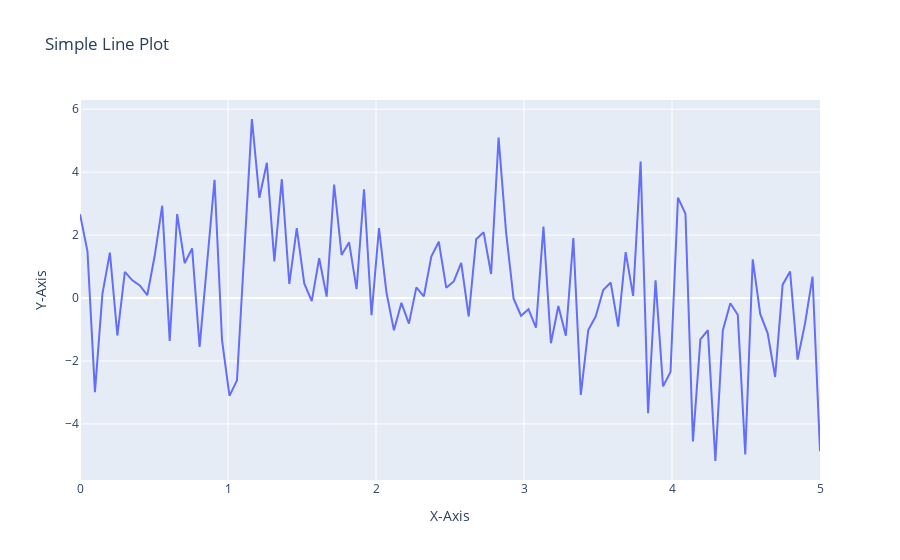

The notebook cell this image was saved under:
### Code cell
import plotly.express as px
import numpy as np

# Generate random data
np.random.seed(10)  # Set seed for reproducibility (optional)
x = np.linspace(0, 5, 100)  # Create x-axis values (evenly spaced)
y = np.sin(x) + np.random.randn(100) * 2  # Generate sine wave with noise

# Create a pandas DataFrame (optional, but convenient for data manipulation)
df = pd.DataFrame(dict(x=x, y=y))

# Create the line plot using plotly.express
fig = px.line(df, x="x", y="y", title="Simple Line Plot")

# Update axis labels (optional, plotly might set them automatically)
fig.update_xaxes(title="X-Axis")
fig.update_yaxes(title="Y-Axis")

# Show the plot
fig.show()

### Figure 1 — Plotly figure (JSON) as saved in the notebook; plotly's stock layout.template omitted (floating-point values rounded to 4 significant figures)
{"data": [{"hovertemplate": "x=%{x}<br>y=%{y}<extra></extra>", "legendgroup": "", "line": {"color": "#636efa", "dash": "solid"}, "marker": {"symbol": "circle"}, "mode": "lines", "name": "", "orientation": "v", "showlegend": false, "type": "scatter", "x": [0, 0.05051, 0.101, 0.1515, 0.202, 0.2525, 0.303, 0.3535, 0.404, 0.4545, 0.5051, 0.5556, 0.6061, 0.6566, 0.7071, 0.7576, 0.8081, 0.8586, 0.9091, 0.9596, 1.01, 1.061, 1.111, 1.162, 1.212, 1.263, 1.313, 1.364, 1.414, 1.465, 1.515, 1.566, 1.616, 1.667, 1.717, 1.768, 1.818, 1.869, 1.919, 1.97, 2.02, 2.071, 2.121, 2.172, 2.222, 2.273, 2.323, 2.374, 2.424, 2.475, 2.525, 2.576, 2.626, 2.677, 2.727, 2.778, 2.828, 2.879, 2.929, 2.98, 3.03, 3.081, 3.131, 3.182, 3.232, 3.283, 3.333, 3.384, 3.434, 3.485, 3.535, 3.586, 3.636, 3.687, 3.737, 3.788, 3.838, 3.889, 3.939, 3.99, 4.04, 4.091, 4.141, 4.192, 4.242, 4.293, 4.343, 4.394, 4.444, 4.495, 4.545, 4.596, 4.646, 4.697, 4.747, 4.798, 4.848, 4.899, 4.949, 5], "xaxis": "x", "y": [2.663, 1.481, -2.99, 0.1342, 1.443, -1.19, 0.8294, 0.5633, 0.4017, 0.08985, 1.35, 2.933, -1.36, 2.667, 1.107, 1.577, -1.55, 1.027, 3.758, -1.341, -3.109, -2.614, 1.428, 5.687, 3.184, 4.298, 1.165, 3.775, 0.4453, 2.221, 0.4638, -0.09863, 1.264, 0.04312, 3.606, 1.371, 1.77, 0.2807, 3.453, -0.5425, 2.221, 0.1759, -1.027, -0.1539, -0.814, 0.3382, 0.05175, 1.319, 1.788, 0.3237, 0.5262, 1.114, -0.5869, 1.865, 2.087, 0.763, 5.098, 2.095, -0.01384, -0.5633, -0.3533, -0.9427, 2.268, -1.436, -0.2529, -1.199, 1.902, -3.077, -1.014, -0.5804, 0.255, 0.492, -0.9064, 1.459, 0.06835, 4.333, -3.658, 0.5615, -2.806, -2.346, 3.188, 2.677, -4.554, -1.313, -1.023, -5.177, -1.03, -0.163, -0.5298, -4.965, 1.229, -0.5041, -1.122, -2.508, 0.4245, 0.8402, -1.955, -0.8035, 0.682, -4.868], "yaxis": "y"}], "layout": {"legend": {"tracegroupgap": 0}, "title": {"text": "Simple Line Plot"}, "xaxis": {"anchor": "y", "domain": [0, 1], "title": {"text": "X-Axis"}}, "yaxis": {"anchor": "x", "domain": [0, 1], "title": {"text": "Y-Axis"}}}}
